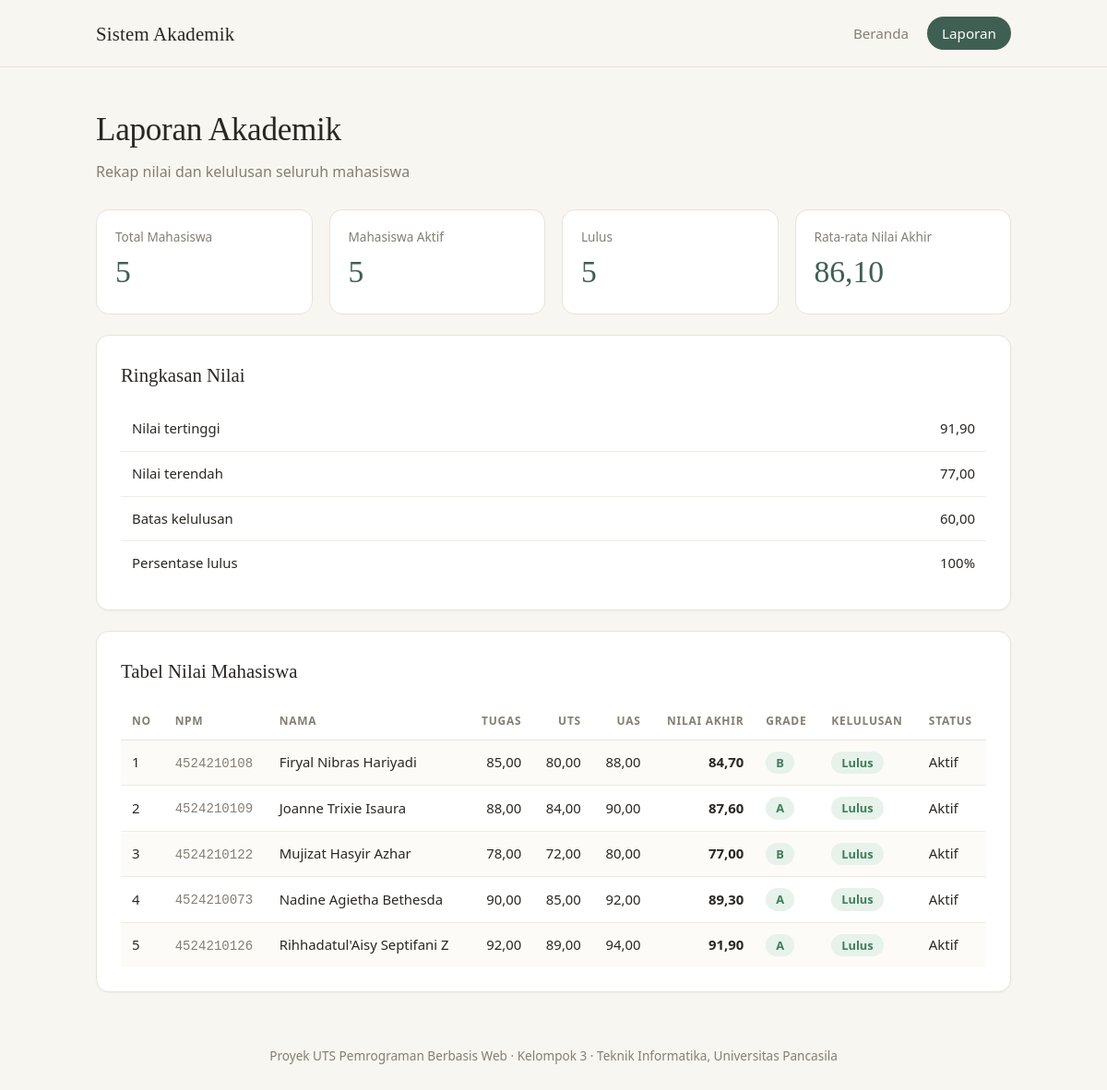
The app's page /laporan.php with its own data.
### tables this page shows
CREATE TABLE `mahasiswa` (
  `npm`           VARCHAR(15)  NOT NULL,
  `nama`          VARCHAR(100) NOT NULL,
  `program_studi` VARCHAR(100) DEFAULT NULL,
  `nilai_tugas`   DECIMAL(5,2) NOT NULL DEFAULT 0,
  `nilai_uts`     DECIMAL(5,2) NOT NULL DEFAULT 0,
  `nilai_uas`     DECIMAL(5,2) NOT NULL DEFAULT 0,
  `status_aktif`  TINYINT(1)   NOT NULL DEFAULT 1,
  PRIMARY KEY (`npm`)
);

### functions.php (called while the page is built, shortened)
<?php
require_once "classes/mahasiswa.php";
function hitungNilaiAkhir($tugas, $uts, $uas)
{
    $hasil = ($tugas * BOBOT_TUGAS) + ($uts * BOBOT_UTS) + ($uas * BOBOT_UAS);
    return round($hasil, 2);
}
function tentukanGrade($nilai)
{
    if ($nilai >= 85) {
        return "A";
    } elseif ($nilai >= 75) {
        return "B";
    } elseif ($nilai >= 60) {
        return "C";
    } elseif ($nilai >= 50) {
        return "D";
    } else {
        return "E";
    }
}
function kelasGrade($grade)
{
    if ($grade == "A" || $grade == "B") {
        return "badge-hijau";
    } elseif ($grade == "C") {
        return "badge-biru";
    } elseif ($grade == "D") {
        return "badge-oranye";
    } else {
        return "badge-merah";
    }
}
function escapeHtml($teks)
{
    return htmlspecialchars($teks);
}
function formatNilai($angka)
{
    return number_format($angka, 2, ",", ".");
}
function barisKeObjek($row)
{
    $npm   = (string) $row["npm"];
    $nama  = (string) $row["nama"];
    $prodi = (string) $row["program_studi"];
    $tugas = (float) $row["nilai_tugas"];
    $uts   = (float) $row["nilai_uts"];
    $uas   = (float) $row["nilai_uas"];
    $aktif = (bool) $row["status_aktif"];
    return new Mahasiswa($npm, $nama, $prodi, $tugas, $uts, $uas, $aktif);
}
function ambilSemuaMahasiswa($koneksi)
{
    $hasil = mysqli_query($koneksi, "SELECT * FROM mahasiswa ORDER BY nama ASC");
    $daftar = [];
    while ($row = mysqli_fetch_assoc($hasil)) {
        $daftar[] = barisKeObjek($row);
    }
    return $daftar;
}

### classes/mahasiswa.php (called while the page is built, shortened)
<?php
class Mahasiswa
{
    public $tugas;
    public $uts;
    public $uas;
    public $aktif;
    public function __construct($npm, $nama, $prodi, $tugas, $uts, $uas, $aktif)
    {
        $this->npm   = $npm;
        $this->nama  = $nama;
        $this->tugas = $tugas;
        $this->uts   = $uts;
        $this->uas   = $uas;
        $this->aktif = $aktif;
    }
    public function hitungNilai()
    {
        return hitungNilaiAkhir($this->tugas, $this->uts, $this->uas);
    }
    public function getGrade()
    {
        return tentukanGrade($this->hitungNilai());
    }
    public function getKelulusan()
    {
        return $this->hitungNilai() >= BATAS_LULUS ? "Lulus" : "Tidak Lulus";
    }
    public function getStatusAktif()
    {
        return $this->aktif ? "Aktif" : "Nonaktif";
    }
}

### laporan.php (the view, shortened to what this page needs)
<?php
require_once "functions.php";
$mahasiswa      = ambilSemuaMahasiswa($koneksi);
$totalMahasiswa = count($mahasiswa);
$totalAktif     = 0;
$totalLulus     = 0;
$totalNilai     = 0;
$nilaiTertinggi = 0;
$nilaiTerendah  = 100;
$i = 0;
while ($i < $totalMahasiswa) {
    $m          = $mahasiswa[$i];
    $nilaiAkhir = $m->hitungNilai();
    $totalNilai += $nilaiAkhir;
    if ($m->aktif) {
        $totalAktif++;
    }
    if ($m->getKelulusan() == "Lulus") {
        $totalLulus++;
    }
    if ($nilaiAkhir > $nilaiTertinggi) {
        $nilaiTertinggi = $nilaiAkhir;
    }
    if ($nilaiAkhir < $nilaiTerendah) {
        $nilaiTerendah = $nilaiAkhir;
    }
    $i++;
}
$rataRata = $totalMahasiswa > 0 ? $totalNilai / $totalMahasiswa : 0;
$laporanSiap = false;
$percobaan   = 0;
do {
    $percobaan++;
    if ($totalMahasiswa > 0) {
        $laporanSiap = true;
    }
} while (!$laporanSiap && $percobaan < 3);
require "partials/header.php";
?>
<?php if (!$laporanSiap): ?>
    <div class="alert alert-error">
        Belum ada data mahasiswa. Tambahkan data di <a href="index.php">Beranda</a>.
    </div>
<?php else: ?>
    <div class="grid grid-4" style="margin-top:20px">
        <div class="stat biru"><small>Total Mahasiswa</small><strong><?= $totalMahasiswa ?></strong></div>
        <div class="stat cyan"><small>Mahasiswa Aktif</small><strong><?= $totalAktif ?></strong></div>
        <div class="stat hijau"><small>Lulus</small><strong><?= $totalLulus ?></strong></div>
        <div class="stat oranye"><small>Rata-rata Nilai Akhir</small><strong><?= formatNilai($rataRata) ?></strong></div>
    </div>
    <section class="card">
        <h2>Ringkasan Nilai</h2>
        <table>
            <tbody>
                <tr><td>Nilai tertinggi</td><td class="angka"><?= formatNilai($nilaiTertinggi) ?></td></tr>
                <tr><td>Nilai terendah</td><td class="angka"><?= formatNilai($nilaiTerendah) ?></td></tr>
                <tr><td>Batas kelulusan</td><td class="angka"><?= formatNilai(BATAS_LULUS) ?></td></tr>
                <tr><td>Persentase lulus</td><td class="angka"><?= round($totalLulus / $totalMahasiswa * 100) ?>%</td></tr>
            </tbody>
        </table>
    </section>
    <section class="card">
        <h2>Tabel Nilai Mahasiswa</h2>
        <div class="tabel-wrap">
            <table>
                <thead>
                    <tr>
                        <th>No</th><th>NPM</th><th>Nama</th>
                        <th class="angka">Tugas</th><th class="angka">UTS</th><th class="angka">UAS</th>
                        <th class="angka">Nilai Akhir</th><th>Grade</th><th>Kelulusan</th><th>Status</th>
                    </tr>
                </thead>
                <tbody>
                    <?php for ($n = 0; $n < $totalMahasiswa; $n++): ?>
                        <?php $m = $mahasiswa[$n]; ?>
                        <tr class="<?= $n % 2 == 0 ? 'baris-genap' : '' ?>">
                            <td><?= $n + 1 ?></td>
                            <td><code><?= escapeHtml($m->npm) ?></code></td>
                            <td><?= escapeHtml($m->nama) ?></td>
                            <td class="angka"><?= formatNilai($m->tugas) ?></td>
                            <td class="angka"><?= formatNilai($m->uts) ?></td>
                            <td class="angka"><?= formatNilai($m->uas) ?></td>
                            <td class="angka"><strong><?= formatNilai($m->hitungNilai()) ?></strong></td>
                            <td><span class="badge <?= kelasGrade($m->getGrade()) ?>"><?= $m->getGrade() ?></span></td>
                            <td>
                                <span class="badge <?= $m->getKelulusan() == 'Lulus' ? 'badge-hijau' : 'badge-merah' ?>">
                                    <?= $m->getKelulusan() ?>
                                </span>
                            </td>
                            <td><?= $m->getStatusAktif() ?></td>
                        </tr>
                    <?php endfor; ?>
                </tbody>
            </table>
        </div>
    </section>
<?php endif; ?>
<?php require "partials/footer.php"; ?>

### assets/css/style.css (style rules this page uses)
:root { --bg: #f8f6f1; --kartu: #ffffff; --garis: #e8e3d8; --teks: #2a2723; --redup: #857e72; --aksen: #3f5f52; --aksen-muda: #e9f0ec; --hijau: #3f7d5a; --hijau-muda: #e6f2ea; --biru: #44648a; --biru-muda: #e8eef6; --oranye: #b8742a; --oranye-muda: #f8eddc; --merah: #a94a4a; --merah-muda: #f7e6e4; --serif: Georgia, "Times New Roman", serif; }
* { box-sizing: border-box; }
body { margin: 0; background: var(--bg); color: var(--teks); font-family: "Segoe UI", system-ui, -apple-system, Arial, sans-serif; line-height: 1.6; }
.card { background: var(--kartu); border: 1px solid var(--garis); border-radius: 14px; padding: 26px; margin: 22px 0; box-shadow: 0 1px 2px rgba(60, 50, 30, .04); }
.card h2 { margin: 0 0 18px; font-family: var(--serif); font-weight: 400; font-size: 1.3rem; }
.grid { display: grid; gap: 18px; }
.grid-4 { grid-template-columns: repeat(auto-fit, minmax(190px, 1fr)); }
.stat { background: var(--kartu); border: 1px solid var(--garis); border-radius: 14px; padding: 18px 20px; }
.stat small { color: var(--redup); display: block; font-size: .85rem; }
.stat strong { font-family: var(--serif); font-weight: 400; font-size: 2.1rem; color: var(--aksen); }
.tabel-wrap { overflow-x: auto; }
table { width: 100%; border-collapse: collapse; font-size: .93rem; }
th { text-align: left; padding: 10px 12px; white-space: nowrap; font-size: .75rem; font-weight: 600; letter-spacing: .06em; text-transform: uppercase; color: var(--redup); border-bottom: 1px solid var(--garis); }
td { padding: 12px; border-bottom: 1px solid #f0ece3; vertical-align: middle; }
tbody tr:last-child td { border-bottom: 0; }
tbody tr.baris-genap { background: #fcfbf8; }
td.angka, th.angka { text-align: right; }
code { font-family: Consolas, monospace; font-size: .88rem; color: var(--redup); }
.badge { display: inline-block; padding: 2px 11px; border-radius: 999px; font-size: .8rem; font-weight: 600; }
.badge-hijau { background: var(--hijau-muda); color: var(--hijau); }

### records on screen
mahasiswa: formatNilai($nilaiTertinggi) "91,90", npm "4524210126", nama "Rihhadatul'Aisy Septifani Z", nilai_tugas "92,00", nilai_uts "89,00", nilai_uas "94,00", formatNilai($m->hitungNilai()) "91,90", $m->getGrade() "A", $m->getKelulusan() "Lulus", status_aktif "Aktif"
mahasiswa: formatNilai($nilaiTerendah) "77,00", npm "4524210122", nama "Mujizat Hasyir Azhar", nilai_tugas "78,00", nilai_uts "72,00", nilai_uas "80,00", formatNilai($m->hitungNilai()) "77,00", $m->getGrade() "B", $m->getKelulusan() "Lulus", status_aktif "Aktif"
mahasiswa: npm "4524210108", nama "Firyal Nibras Hariyadi", nilai_tugas "85,00", nilai_uts "80,00", nilai_uas "88,00", formatNilai($m->hitungNilai()) "84,70", $m->getGrade() "B", $m->getKelulusan() "Lulus", status_aktif "Aktif"
mahasiswa: npm "4524210109", nama "Joanne Trixie Isaura", nilai_tugas "88,00", nilai_uts "84,00", nilai_uas "90,00", formatNilai($m->hitungNilai()) "87,60", $m->getGrade() "A", $m->getKelulusan() "Lulus", status_aktif "Aktif"
mahasiswa: npm "4524210073", nama "Nadine Agietha Bethesda", nilai_tugas "90,00", nilai_uts "85,00", nilai_uas "92,00", formatNilai($m->hitungNilai()) "89,30", $m->getGrade() "A", $m->getKelulusan() "Lulus", status_aktif "Aktif"

### other values on screen
escapeHtml($judulHalaman) "Laporan Akademik"
escapeHtml($subjudul) "Rekap nilai dan kelulusan seluruh mahasiswa"
$totalMahasiswa "5"
$totalAktif "5"
$totalLulus "5"
formatNilai($rataRata) "86,10"
formatNilai(BATAS_LULUS) "60,00"
$totalLulus / $totalMahasiswa * 100 "100"
